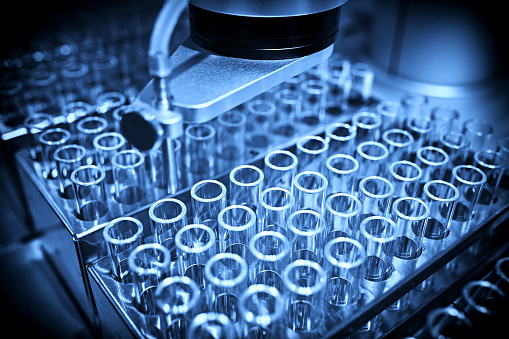
#> input picture photos/ptest.jpg, 509 x 339 px, found by its file name
$ python basic.py
#> lines starting #> are read from the running program, lines starting #| are printed output that depends on the picture; after the words box and inside, x2 and y2 are one past the last pixel; in counts of white or black regions, pixels touching at a corner belong together
import cv2 as cv

img = cv.imread('opencv\photos\ptest.jpg')
#> img is the input picture: shape (339, 509, 3); mean B, G, R 139.9, 95.8, 60.3

cv.imshow('basic',img)

# comverting to greyscale

grey = cv.cvtColor(img,cv.COLOR_BGR2GRAY)
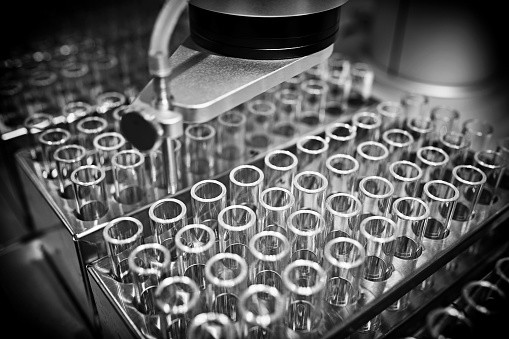
#> grey: shape (339, 509); min 0, max 255, mean 90.2
# cv.imshow('grey',grey)


# blur
blur = cv.GaussianBlur(img,(3,3),cv.BORDER_REPLICATE)
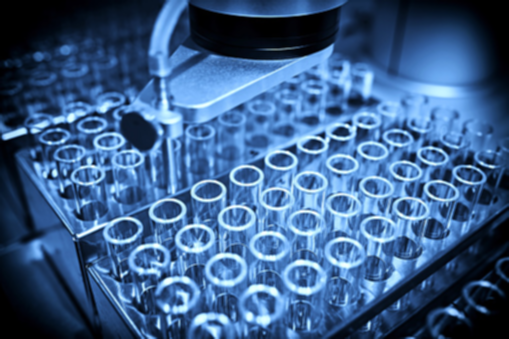
#> blur: shape (339, 509, 3); mean B, G, R 139.9, 95.8, 60.3
cv.imshow('blur',blur)

# Edge Cascade

canny = cv.Canny(img,125,175)
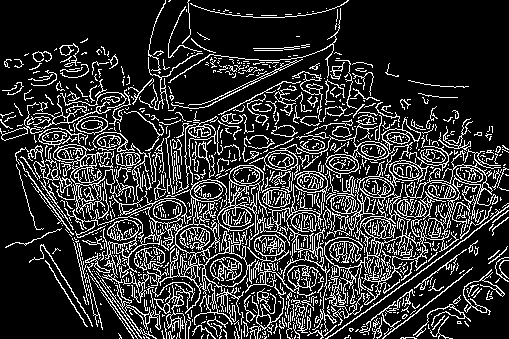
#> canny: shape (339, 509); 19.1% white in thin lines or dots
# canny1 = cv.Canny(blur,125,175)
cv.imshow('canny',canny)
# cv.imshow('canny1',canny1)

# Dilating the images

dilated = cv.dilate(canny,(7,7), iterations=1)
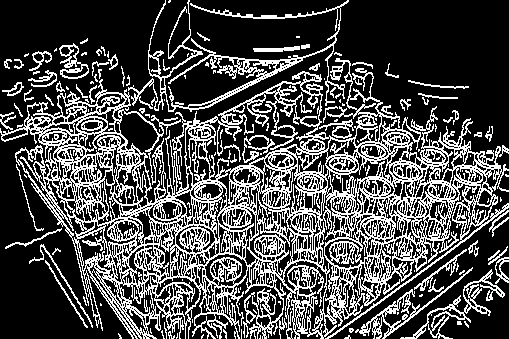
#> dilated: shape (339, 509); 29.5% white in thin lines or dots
cv.imshow('dilated',dilated)


# Eroding

eroded = cv.erode(dilated,(7,7),iterations=1)
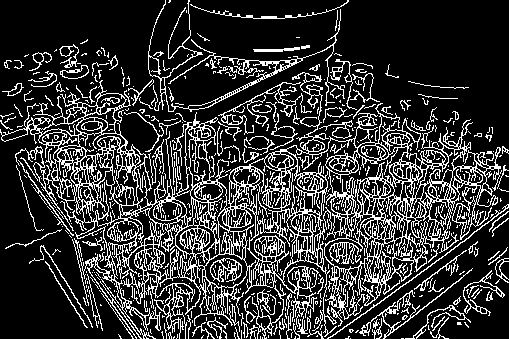
#> eroded: shape (339, 509); 20.8% white in thin lines or dots
cv.imshow('eroded',eroded)


# resize
resized = cv.resize(img,(500,500),interpolation=cv.INTER_AREA)
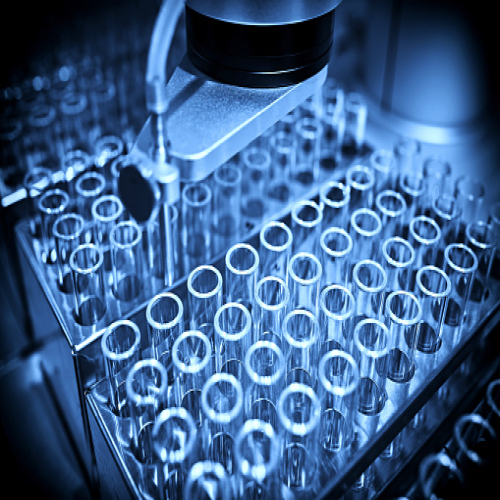
#> resized: shape (500, 500, 3); mean B, G, R 139.8, 95.7, 60.2
cv.imshow('re',resized)

# cropped

cropped = img[50:200,200:400]
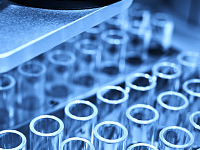
#> cropped: shape (150, 200, 3); mean B, G, R 194.3, 137.5, 89.6
cv.imshow('crop',cropped)

cv.waitKey(0)

$ run again, with photos/cvimg (2).jpg copied over photos/ptest.jpg
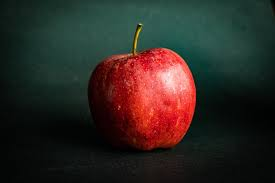
#> input picture photos/cvimg (2).jpg, 275 x 183 px, found by its file name
#> img is the input picture: shape (183, 275, 3); mean B, G, R 35.5, 40.5, 46.8
#> `canny = cv.Canny(img,125,175)`:
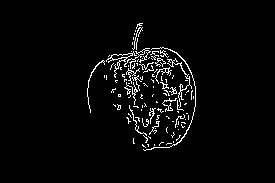
#> canny: shape (183, 275); 3.3% white in thin lines or dots, all inside (x1, y1, x2, y2) = (87, 23, 196, 151)
#> dilated: shape (183, 275); 5.2% white in thin lines or dots, all inside (x1, y1, x2, y2) = (87, 23, 196, 152)
#> eroded: shape (183, 275); 3.7% white in thin lines or dots, all inside (x1, y1, x2, y2) = (87, 24, 196, 152)
#> `cropped = img[50:200,200:400]`:
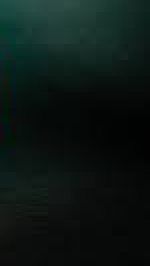
#> cropped: shape (133, 75, 3) (shown 2 times larger); mean B, G, R 20.3, 23.4, 12.2

$ run again, with photos/cvimg (5).jpg copied over photos/ptest.jpg
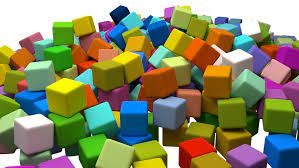
#> input picture photos/cvimg (5).jpg, 299 x 168 px, found by its file name
#> img is the input picture: shape (168, 299, 3); mean B, G, R 102.5, 137, 136.9
#> canny: shape (168, 299); 14.7% white in thin lines or dots
#> dilated: shape (168, 299); 24.1% white in thin lines or dots
#> eroded: shape (168, 299); 15.8% white in thin lines or dots
#> `cropped = img[50:200,200:400]`:
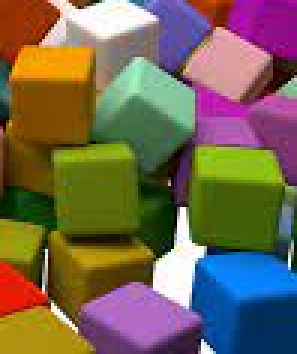
#> cropped: shape (118, 99, 3) (shown 3 times larger); mean B, G, R 81.2, 101.7, 116.1
